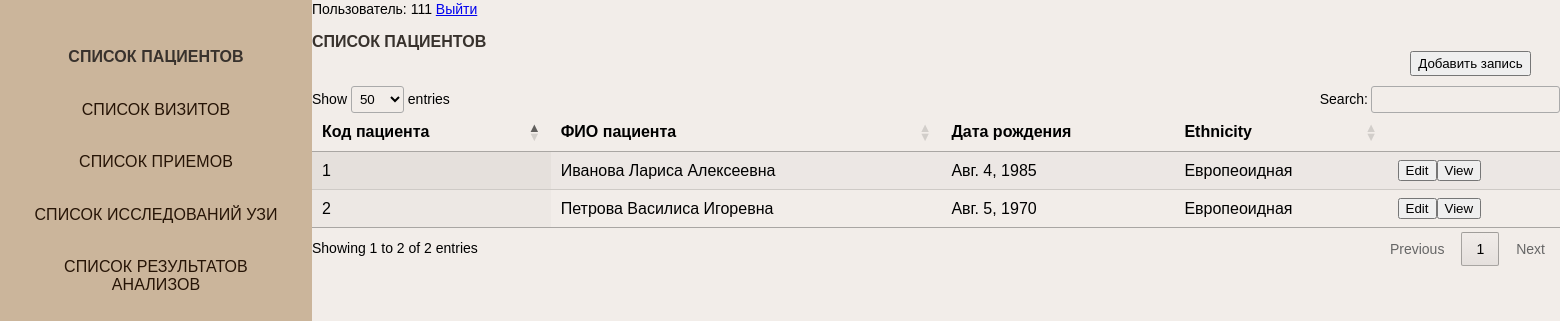
The page /patients_list (signed in) on the database its author committed.
### PCOS_diag/apps/patients/models.py (models this page shows, shortened)
class Patient(models.Model):
	name_patient = models.CharField('ФИО', max_length=200)
	day_of_birth     = models.DateField('Дата рождения')
	ethnicity_key    = models.ForeignKey(Ethnicity, on_delete=models.CASCADE)

class Ethnicity(models.Model):
	name_ethnicity = models.CharField('Наименование ethnicity', max_length=50)
	def __str__(self):
		return self.name_ethnicity

### PCOS_diag/apps/patients/views.py (the view)
# urls.py: path('patients_list', views.patients_list, name='patients_list'),
@login_required(login_url='/login_user')
def patients_list(request):
	try:
		patients_ = Patient.objects.order_by('id')
	except:
		raise Http404("Пациенты не найдены!")
	return render(request, 'patients/patients_list.html',{'patients_':patients_})

### PCOS_diag/templates/patients/patients_list.html (shortened to what this page needs)
<!{% load static %}
<!DOCTYPE html>
<html lang="en">
<head>
	<link rel="stylesheet" href="{% static 'css/style_db.css' %}" />
	<link rel="stylesheet" type="text/css" href="https://cdn.datatables.net/1.10.25/css/jquery.dataTables.min.css"/>
</head>
<body>
	<nav class="left__side">
		<ul class="tables__navigation">
			<li>
				<a href="patients_list" class="root__item__selected">Список пациентов</a>
			</li>
			<li>
				<a href="visits_list" class="root__item">Список визитов</a>
			</li>
			<li>
				<a href="appointments_list" class="root__item">Список приемов</a>
			</li>
			<li>
				<a href="ultrasounds_list" class="root__item">Список исследований УЗИ</a>
			</li>
			<li>
				<a href="laboratory_results_list" class="root__item">Список результатов анализов</a>
			</li>
		</ul>
	</nav>
	<div class="right__side">
		<span> Пользователь: {{request.user}}</span>
		<span> <a href="logout_user">Выйти</a></span>
		<br>
		<div class="head__table"> Список пациентов
		</div>
		<div class="content__table">
			<form action="add_patient" class="add_btn" >
    			<input type="submit" style="height:25px" value="Добавить запись" />
			</form>
			{% if patients_%}
			<table id="table_id1" class="display" style="width:100%">
			<thead>
				<tr>
					<th>Код пациента</th>
					<th>ФИО пациента</th>
					<th>Дата рождения</th>
					<th>Ethnicity</th>
					<th></th>
				</tr>
			</thead>
				<tbody>
					{%for a in patients_ %}
						<tr>
							<td>{{a.id}}</td>
							<td>{{a.name_patient}}</td>
							<td>{{a.day_of_birth}}</td>
							<td>{{a.ethnicity_key}}</td>
							<td> </td>
						</tr>
					{% endfor %}
				</tbody>
		</table>
		{% endif %}
		</div>
	</div>
</body>
</html>

### PCOS_diag/static/css/style_db.css (style rules this page uses)
html { display: block; }
html, body { margin: 0; padding: 0; border: 0; }
body { font: 14px/18px Arial, sans-serif; width: 100%; height: 100%; background-color: #f2ede9; }
.tables__navigation { text-transform: uppercase; height: 300px; padding: 20 20px; list-style: none; box-sizing: border-box; display: flex; justify-content: space-between; flex-direction: column; align-items: center; }
.root__item__selected { color: #38322d; cursor: pointer; display: inline-block; font-family: Arsenal, Arial, Helvetica, sans-serif; font-size: 16px; font-stretch: 100%; font-style: normal; font-variant-caps: normal; font-variant-east-asian: normal; font-variant-ligatures: normal; font-variant-numeric: normal; font-weight: 600; height: 18px; letter-spacing: 0.08px; line-height: 18px; list-style-image: none; list-style-position: outside; list-style-type: none; padding-bottom: 14px; padding-left: 10px; padding-right: 10px; padding-top: 14px; text-align: center; text-decoration-color: #7d6857; text-decoration-line: none; text-decoration-style: solid; text-decoration-thickness: auto; text-transform: uppercase; transition-delay: 0s, 0s; transition-duration: 0.2s, 0.2s; transition-property: color, font-weight; transition-timing-function: ease, ease; width 65.4375px; }
.root__item { color: #261406; cursor: pointer; display: inline-block; font-family: Arsenal, Arial, Helvetica, sans-serif; font-size: 16px; font-stretch: 100%; font-style: normal; font-variant-caps: normal; font-variant-east-asian: normal; font-variant-ligatures: normal; font-variant-numeric: normal; font-weight: 400; height: 18px; letter-spacing: 0.08px; line-height: 18px; list-style-image: none; list-style-position: outside; list-style-type: none; padding-bottom: 14px; padding-left: 10px; padding-right: 10px; padding-top: 14px; text-align: center; text-decoration-color: #261406; text-decoration-line: none; text-decoration-style: solid; text-decoration-thickness: auto; text-transform: uppercase; transition-delay: 0s, 0s; transition-duration: 0.2s, 0.2s; transition-property: color, font-weight; transition-timing-function: ease, ease; }
.left__side { height: 100%; background-color: #cbb59b; width: 20%; float: left; min-width: 20%; }
.right__side { height: 100%; float: left; width: 80%; min-width: 20%; }
.head__table { height: 5%; color: #38322d; display: inline-block; font-family: Arsenal, Arial, Helvetica, sans-serif; font-size: 16px; font-stretch: 100%; font-style: normal; font-weight: 600; height: 18px; text-transform: uppercase; margin-top: 15px; }
.content__table { height: 98%; }
.add_btn { position: relative; left: 88%; margin-bottom: 10px; }

### rows shown on the page
Patient: id "1", name_patient "Иванова Лариса Алексеевна", day_of_birth "Авг. 4, 1985", ethnicity_key "Европеоидная"
Patient: id "2", name_patient "Петрова Василиса Игоревна", day_of_birth "Авг. 5, 1970", ethnicity_key "Европеоидная"

### other values the page prints
{{ request.user }} "111"
